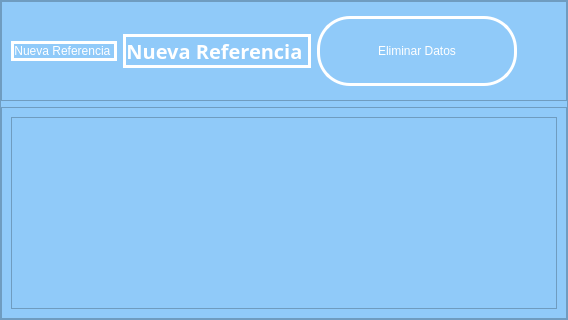
            <widget class="QWidget" name="page_uno">
             <property name="sizePolicy">
              <sizepolicy hsizetype="Preferred" vsizetype="Preferred">
               <horstretch>0</horstretch>
               <verstretch>0</verstretch>
              </sizepolicy>
             </property>
             <layout class="QGridLayout" name="gridLayout_2">
              <property name="leftMargin">
               <number>0</number>
              </property>
              <property name="topMargin">
               <number>0</number>
              </property>
              <property name="rightMargin">
               <number>0</number>
              </property>
              <property name="bottomMargin">
               <number>0</number>
              </property>
              <property name="spacing">
               <number>0</number>
              </property>
              <item row="0" column="0">
               <widget class="QFrame" name="frame_2">
                <property name="sizePolicy">
                 <sizepolicy hsizetype="Preferred" vsizetype="Preferred">
                  <horstretch>0</horstretch>
                  <verstretch>0</verstretch>
                 </sizepolicy>
                </property>
                <property name="styleSheet">
                 <string notr="true">QFrame{
background-color: #90CAF9;
}


QPushButton{
font:520 15pt &quot;Ubuntu Mono&quot;;
border-radius:0px;
color: white;
}

QPushButton:hover{
font:520 15pt &quot;Ubuntu Mono&quot;;
border-radius:0px;
color: white;
background-color: rgb(113, 91, 255);
}</string>
                </property>
                <property name="frameShape">
                 <enum>QFrame::StyledPanel</enum>
                </property>
                <property name="frameShadow">
                 <enum>QFrame::Raised</enum>
                </property>
                <layout class="QVBoxLayout" name="verticalLayout_5" stretch="0,0">
                 <property name="leftMargin">
                  <number>0</number>
                 </property>
                 <property name="topMargin">
                  <number>0</number>
                 </property>
                 <property name="rightMargin">
                  <number>0</number>
                 </property>
                 <property name="bottomMargin">
                  <number>0</number>
                 </property>
                 <item>
                  <widget class="QFrame" name="frame_21">
                   <property name="sizePolicy">
                    <sizepolicy hsizetype="Minimum" vsizetype="Fixed">
                     <horstretch>0</horstretch>
                     <verstretch>0</verstretch>
                    </sizepolicy>
                   </property>
                   <property name="minimumSize">
                    <size>
                     <width>0</width>
                     <height>100</height>
                    </size>
                   </property>
                   <property name="maximumSize">
                    <size>
                     <width>16777215</width>
                     <height>100</height>
                    </size>
                   </property>
                   <property name="frameShape">
                    <enum>QFrame::StyledPanel</enum>
                   </property>
                   <property name="frameShadow">
                    <enum>QFrame::Raised</enum>
                   </property>
                   <layout class="QHBoxLayout" name="horizontalLayout_7">
                    <item>
                     <widget class="QPushButton" name="bt_newref">
                      <property name="styleSheet">
                       <string notr="true">border-style: solid;
border-width: 3px;
border-radius:33px;
background-color: #90CAF9;</string>
                      </property>
                      <property name="text">
                       <string>Nueva Referencia </string>
                      </property>
                      <property name="icon">
                       <iconset>
                        <normaloff>ICONOS/PLUS_WHITE.png</normaloff>ICONOS/PLUS_WHITE.png</iconset>
                      </property>
                      <property name="iconSize">
                       <size>
                        <width>64</width>
                        <height>64</height>
                       </size>
                      </property>
                     </widget>
                    </item>
                    <item>
                     <widget class="QPushButton" name="bt_x">
                      <property name="font">
                       <font>
                        <family>Ubuntu Mono</family>
                        <pointsize>15</pointsize>
                        <weight>65</weight>
                        <italic>false</italic>
                        <bold>true</bold>
                       </font>
                      </property>
                      <property name="styleSheet">
                       <string notr="true">border-style: solid;
border-width: 3px;
border-radius:33px;
background-color:#90CAF9;</string>
                      </property>
                      <property name="text">
                       <string>Nueva Referencia </string>
                      </property>
                      <property name="icon">
                       <iconset>
                        <normaloff>ICONOS/X_WHITE.png</normaloff>ICONOS/X_WHITE.png</iconset>
                      </property>
                      <property name="iconSize">
                       <size>
                        <width>64</width>
                        <height>64</height>
                       </size>
                      </property>
                     </widget>
                    </item>
                    <item>
                     <widget class="QPushButton" name="btn_menu_elim_ref">
                      <property name="minimumSize">
                       <size>
                        <width>200</width>
                        <height>70</height>
                       </size>
                      </property>
                      <property name="maximumSize">
                       <size>
                        <width>200</width>
                        <height>70</height>
                       </size>
                      </property>
                      <property name="styleSheet">
                       <string notr="true">border-style: solid;
border-width: 3px;
border-radius:33px;
background-color: #90CAF9;</string>
                      </property>
                      <property name="text">
                       <string>Eliminar Datos</string>
                      </property>
                     </widget>
                    </item>
                    <item>
                     <spacer name="horizontalSpacer_3">
                      <property name="orientation">
                       <enum>Qt::Horizontal</enum>
                      </property>
                      <property name="sizeHint" stdset="0">
                       <size>
                        <width>40</width>
                        <height>20</height>
                       </size>
                      </property>
                     </spacer>
                    </item>
                   </layout>
                  </widget>
                 </item>
                 <item>
                  <widget class="QFrame" name="frame_3">
                   <property name="sizePolicy">
                    <sizepolicy hsizetype="Minimum" vsizetype="Preferred">
                     <horstretch>0</horstretch>
                     <verstretch>0</verstretch>
                    </sizepolicy>
                   </property>
                   <property name="frameShape">
                    <enum>QFrame::StyledPanel</enum>
                   </property>
                   <property name="frameShadow">
                    <enum>QFrame::Raised</enum>
                   </property>
                   <layout class="QVBoxLayout" name="verticalLayout_6">
                    <item>
                     <widget class="QTableWidget" name="tablaregistros"/>
                    </item>
                   </layout>
                  </widget>
                 </item>
                </layout>
               </widget>
              </item>
             </layout>
            </widget>
